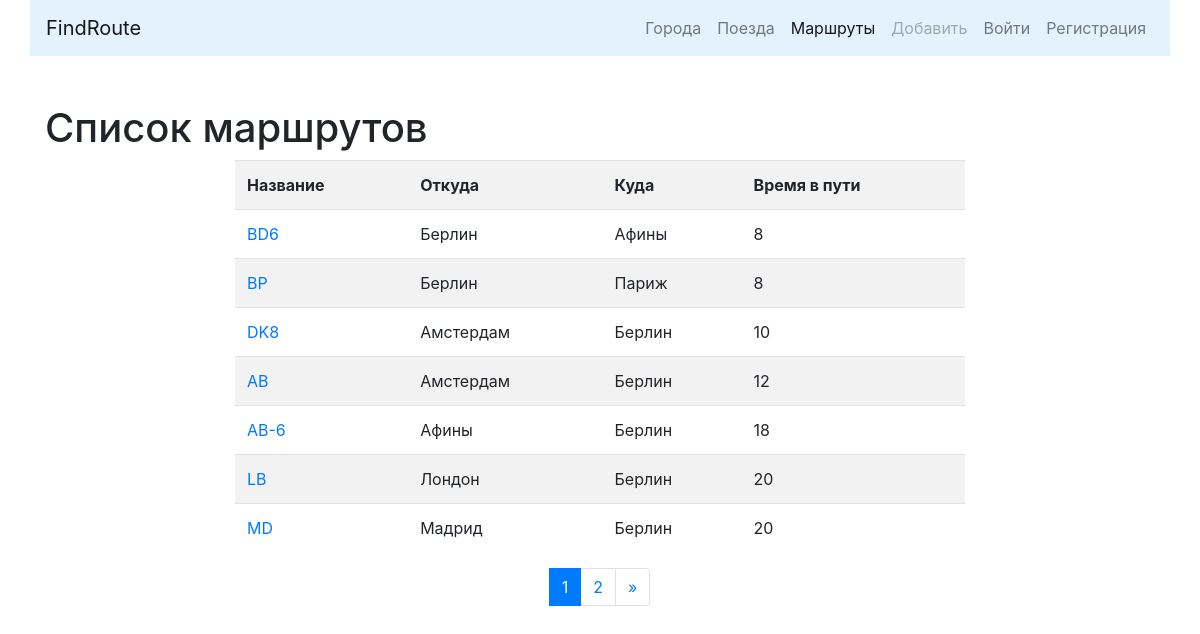
Page /list/ on the committed database.
### routes/models.py (models this page shows, shortened)
class Route(models.Model):
    name = models.CharField(max_length=50, unique=True, verbose_name='Название маршрута')
    travel_times = models.PositiveSmallIntegerField(verbose_name='Общее время в пути')
    from_city = models.ForeignKey(City, on_delete=models.CASCADE, related_name='route_from_city_set',
                                  verbose_name='Из какого города')
    to_city = models.ForeignKey('cities.City', on_delete=models.CASCADE, related_name='route_to_city_set',
                                verbose_name='В какой город')
    trains = models.ManyToManyField('trains.Train', verbose_name='Список поездов')
    class Meta:
        verbose_name = 'Маршрут'
        verbose_name_plural = 'Маршруты'
        ordering = ['travel_times']

### cities/models.py (models this page shows, shortened)
class City(models.Model):
    name = models.CharField(max_length=100, unique=True, verbose_name='Город')
    def __str__(self):
        return self.name
    class Meta:
        verbose_name = 'Город'
        verbose_name_plural = 'Города'
        ordering = ['name']

### routes/views.py (the view)
# urls.py: path('list/', RouteListView.as_view(), name='list'),
class RouteListView(ListView):
    paginate_by = 7
    model = Route
    template_name = 'routes/list.html'

### routes/templates/routes/list.html (shortened to what this page needs)
{% extends 'base.html' %}
{% block content %}
    <h1>Список маршрутов</h1>
    <div class="row">
        <div class="col-md-8 mx-auto">
            <table class="table table-striped">
                <tr>
                    <th>Название</th>
                    <th>Откуда</th>
                    <th>Куда</th>
                    <th>Время в пути</th>
                </tr>
                {% for object in page_obj %}
                    <tr>
                        <td>
                            <a href="{% url 'routes_detail' pk=object.id %}">{{ object.name }}</a>
                        </td>
                        <td>{{ object.from_city }}</td>
                        <td>{{ object.to_city }}</td>
                        <td>{{ object.travel_times }}</td>
                    </tr>
                {% endfor %}
            </table>
        </div>
    </div>
    <nav aria-label="Page navigation example">
        <ul class="pagination justify-content-center">
            {% for page in page_obj.paginator.page_range %}
            <li class="page-item {% if page == page_obj.number  %} active {% endif %}">
                <a class="page-link" href="?page={{ page }}">
                    {{ page }}
                </a>
            </li>
            {% endfor %}
            <li class="page-item">
                {% if page_obj.has_next %}
                    <a class='page-link' href="?page={{ page_obj.paginator.num_pages }}" aria-label="Next">
                    <span aria-hidden="true">&raquo;</span>
                    </a>
                {% endif %}
            </li>
        </ul>
    </nav>
{% endblock %}

### rows in the picture
Route: name "BD6", from_city "Берлин", to_city "Афины", travel_times "8"
Route: name "BP", from_city "Берлин", to_city "Париж", travel_times "8"
Route: name "DK8", from_city "Амстердам", to_city "Берлин", travel_times "10"
Route: name "AB", from_city "Амстердам", to_city "Берлин", travel_times "12"
Route: name "AB-6", from_city "Афины", to_city "Берлин", travel_times "18"
Route: name "LB", from_city "Лондон", to_city "Берлин", travel_times "20"
Route: name "MD", from_city "Мадрид", to_city "Берлин", travel_times "20"

### other values in the picture
{{ page }} "1" "2"
